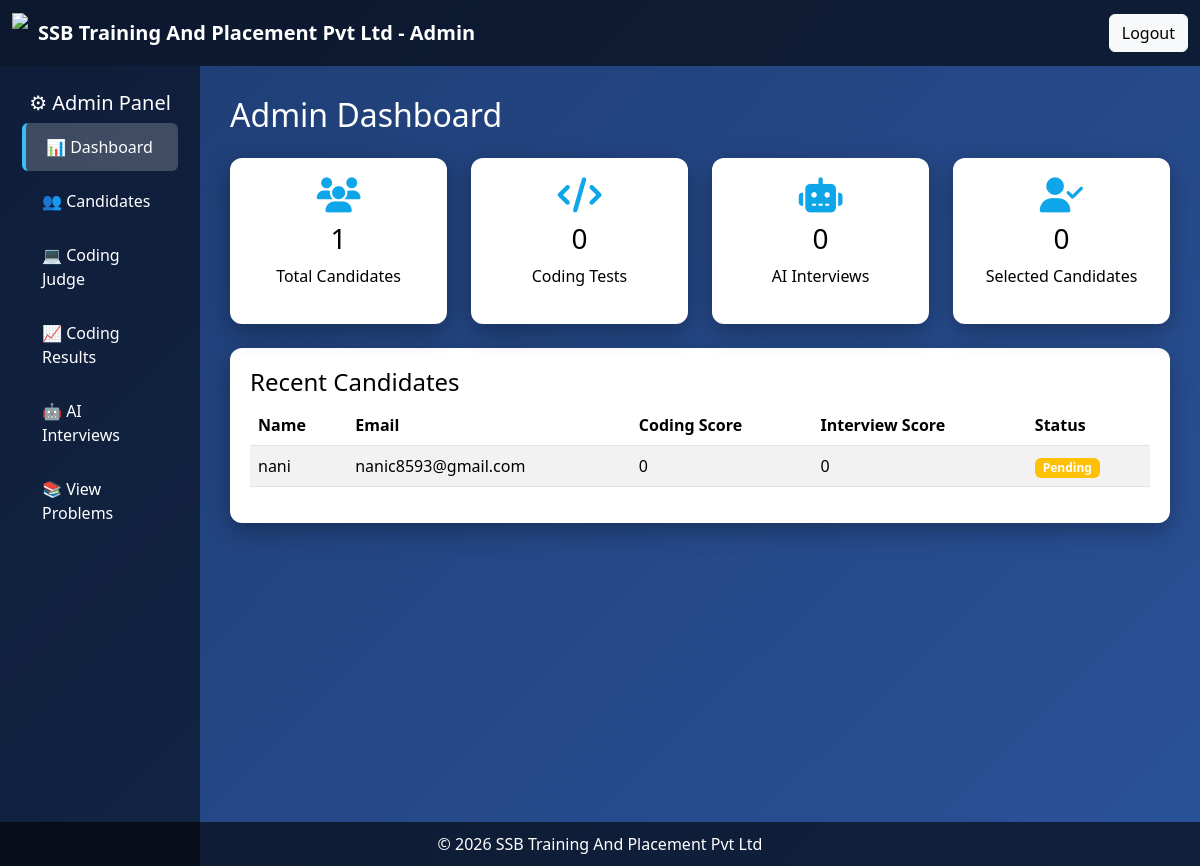
Page /admin_dashboard on the committed database.
### tables this page shows
CREATE TABLE users(
        id INTEGER PRIMARY KEY AUTOINCREMENT,
        name TEXT,
        email TEXT UNIQUE,
        password BLOB,
        role TEXT
    );

### app.py (the view)
@app.route("/admin_dashboard")
def admin_dashboard():
    conn = sqlite3.connect("database.db")
    cur = conn.cursor()
    cur.execute("SELECT COUNT(*) FROM users WHERE role='candidate'")
    total_candidates = cur.fetchone()[0]
    cur.execute("SELECT COUNT(*) FROM submissions")
    coding_tests = cur.fetchone()[0]
    cur.execute("SELECT COUNT(*) FROM interviews")
    ai_interviews = cur.fetchone()[0]
    cur.execute("SELECT COUNT(*) FROM interviews WHERE status='Selected'")
    selected_candidates = cur.fetchone()[0]
    cur.execute("""
    SELECT
        users.name,
        users.email,
        COALESCE(submissions.score,0),
        COALESCE(interviews.score,0),
        COALESCE(interviews.status,'Pending')
    FROM users
    LEFT JOIN submissions ON users.id=submissions.user_id
    LEFT JOIN interviews ON users.id=interviews.candidate_id
    WHERE users.role='candidate'
    ORDER BY users.id DESC LIMIT 5
    """)
    candidates = cur.fetchall()
    conn.close()
    return render_template(
        "admin_dashboard.html",
        total_candidates=total_candidates,
        coding_tests=coding_tests,
        ai_interviews=ai_interviews,
        selected_candidates=selected_candidates,
        candidates=candidates
    )

### templates/admin_dashboard.html (shortened to what this page needs)
<!DOCTYPE html>
<html lang="en">
<head>
<link href="https://cdn.jsdelivr.net/npm/bootstrap@5.3.2/dist/css/bootstrap.min.css" rel="stylesheet">
<link rel="stylesheet" href="https://cdnjs.cloudflare.com/ajax/libs/font-awesome/6.5.0/css/all.min.css">
</head>
<body>
<div id="particles-js"></div>
<nav class="navbar navbar-dark">
<div class="container-fluid">
<a class="navbar-brand d-flex align-items-center">
<img src="{{ url_for('static', filename='media/logo.jpeg') }}" class="logo">
<b>SSB Training And Placement Pvt Ltd - Admin</b>
</a>
<a href="/" class="btn btn-light">Logout</a>
</div>
</nav>
<div class="container-fluid">
<div class="row">
<div class="col-md-2 sidebar">
<h5 class="text-center">⚙ Admin Panel</h5>
<a class="active" href="/admin_dashboard">📊 Dashboard</a>
<a href="/admin_candidates">👥 Candidates</a>
<a href="/admin_coding_judge">💻 Coding Judge</a>
<a href="/admin_results">📈 Coding Results</a>
<a href="/admin_ai_interviews">🤖 AI Interviews</a>
<a href="/admin_problems">📚 View Problems</a>
</div>
<div class="col-md-10 main-area">
<h2 class="mb-4">Admin Dashboard</h2>
<div class="row g-4">
<div class="col-md-3">
<div class="stat-card">
<i class="fa fa-users stat-icon"></i>
<h3 class="mt-2">{{ total_candidates or 0 }}</h3>
<p>Total Candidates</p>
</div>
</div>
<div class="col-md-3">
<div class="stat-card">
<i class="fa fa-code stat-icon"></i>
<h3 class="mt-2">{{ coding_tests or 0 }}</h3>
<p>Coding Tests</p>
</div>
</div>
<div class="col-md-3">
<div class="stat-card">
<i class="fa fa-robot stat-icon"></i>
<h3 class="mt-2">{{ ai_interviews or 0 }}</h3>
<p>AI Interviews</p>
</div>
</div>
<div class="col-md-3">
<div class="stat-card">
<i class="fa fa-user-check stat-icon"></i>
<h3 class="mt-2">{{ selected_candidates or 0 }}</h3>
<p>Selected Candidates</p>
</div>
</div>
</div>
<br>
<div class="table-card">
<h4>Recent Candidates</h4>
<table class="table table-striped">
<thead>
<tr>
<th>Name</th>
<th>Email</th>
<th>Coding Score</th>
<th>Interview Score</th>
<th>Status</th>
</tr>
</thead>
<tbody>
{% for c in candidates %}
<tr>
<td>{{ c[0] }}</td>
<td>{{ c[1] }}</td>
<td>{{ c[2] }}</td>
<td>{{ c[3] }}</td>
<td>
<span class="badge
{% if c[4]=='Selected' %}
bg-success
{% elif c[4]=='Pending' %}
bg-warning
{% else %}
bg-danger
{% endif %}
">
{{ c[4] }}
</span>
</td>
</tr>
{% endfor %}
</tbody>
</table>
</div>
</div>
</div>
</div>
<footer class="footer">
© 2026 SSB Training And Placement Pvt Ltd
</footer>
</body>
</html>

### templates/admin_dashboard.html (style rules this page uses)
body { margin:0; font-family:'Segoe UI',sans-serif; background:linear-gradient(135deg,#1e3c72,#2a5298); color:white; }
#particles-js { position:fixed; top:0; left:0; width:100%; height:100%; z-index:0; }
.navbar { background:rgba(0,0,0,0.6); }
.logo { height:40px; margin-right:10px; }
.sidebar { min-height:100vh; background:rgba(0,0,0,0.5); padding-top:25px; position:relative; z-index:1; }
.sidebar a { display:block; color:white; padding:12px 20px; text-decoration:none; border-radius:6px; margin:6px 10px; transition:0.3s; }
.sidebar a.active { background:rgba(255,255,255,0.2); border-left:4px solid #38BDF8; }
.main-area { position:relative; z-index:1; padding:30px; }
.stat-card { background:white; color:black; border-radius:12px; padding:20px; text-align:center; box-shadow:0 8px 25px rgba(0,0,0,0.3); transition:0.3s; }
.stat-icon { font-size:35px; color:#0ea5e9; }
.table-card { background:white; color:black; border-radius:12px; padding:20px; box-shadow:0 8px 25px rgba(0,0,0,0.3); }
.footer { text-align:center; padding:10px; background:rgba(0,0,0,0.6); position:fixed; bottom:0; width:100%; }

### rows in the picture
users: name "nani", email "nanic8593@gmail.com", c "0", c "Pending"

### other values in the picture
{{ total_candidates or 0 }} "1"
{{ coding_tests or 0 }} "0"
{{ ai_interviews or 0 }} "0"
{{ selected_candidates or 0 }} "0"
